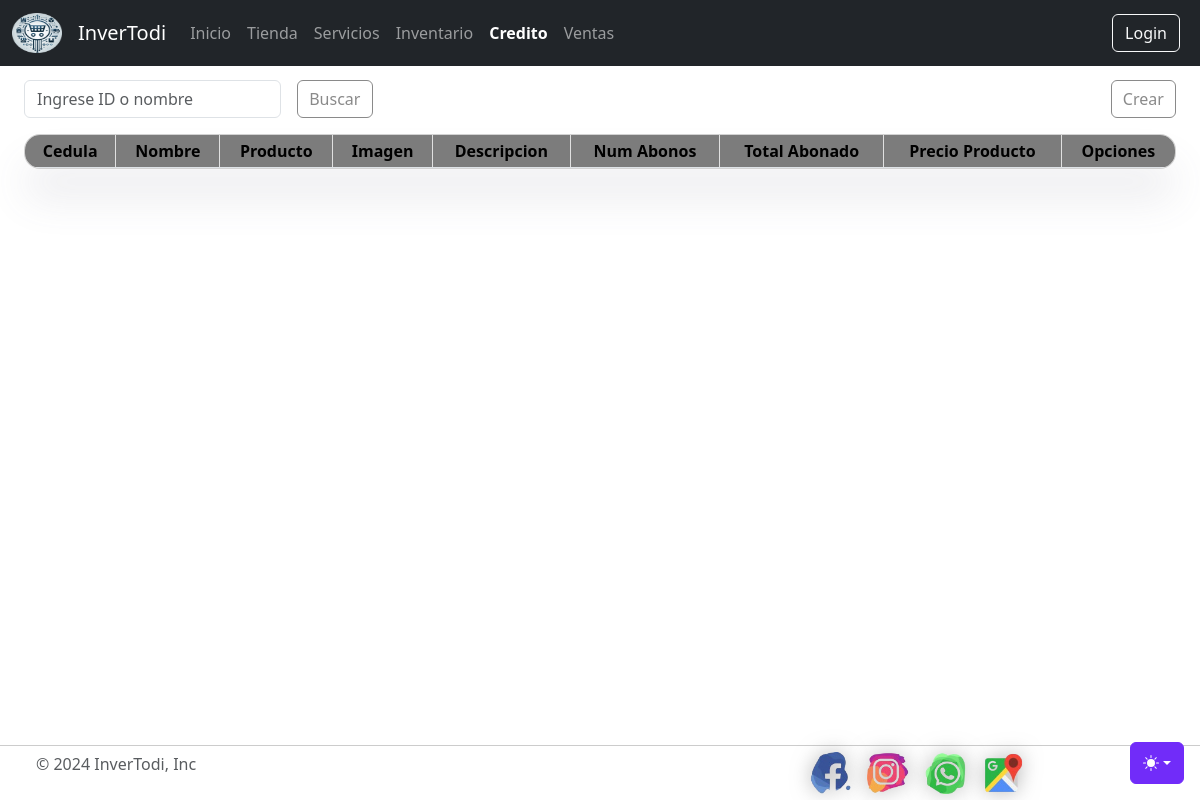
Page /credito/ on the earlier database version.
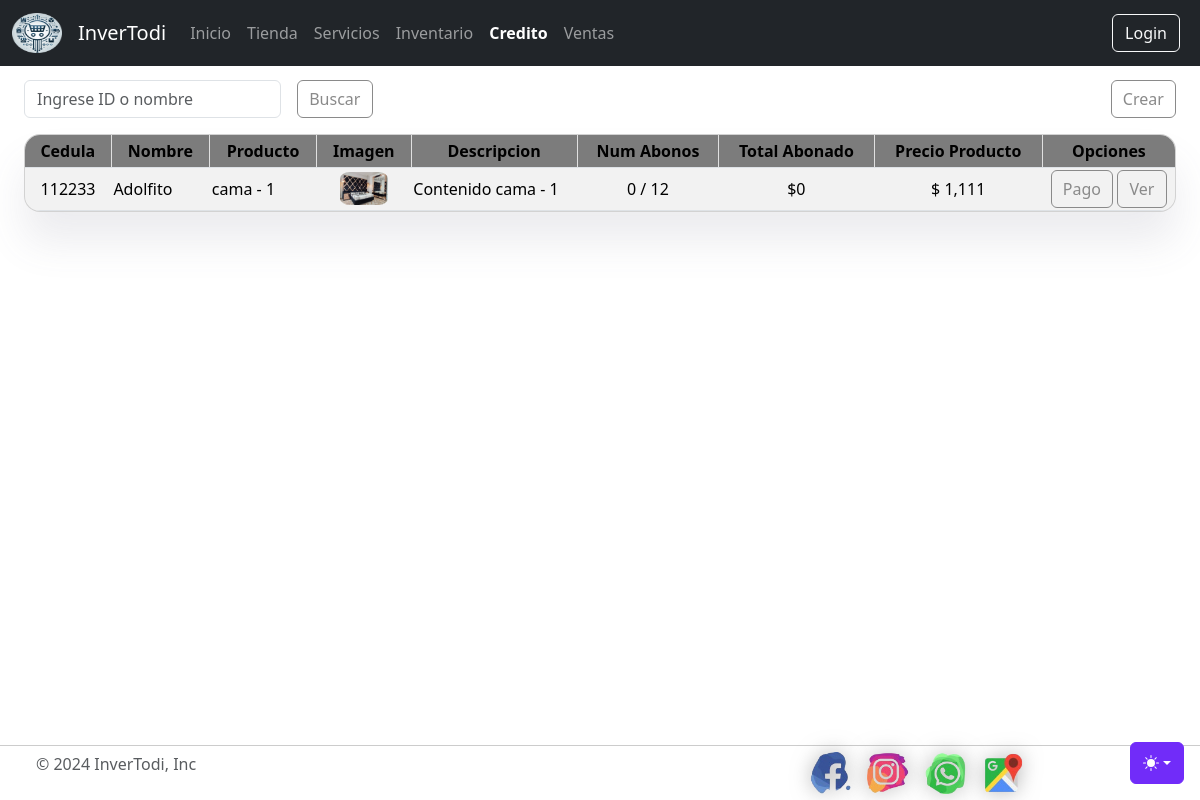
Same page on the later database version.
### credito/models.py (models this page shows, shortened)
class CrearCreadito(models.Model):
    nombre      = models.CharField(max_length=100)
    documento   = models.PositiveIntegerField()
    nPagos      = models.PositiveIntegerField()
    producto    = models.ForeignKey(productos, on_delete=models.DO_NOTHING, blank=True)
    metodoPago  = models.ManyToManyField(MetodoPago, blank=True)
    registroPago= models.JSONField(default=list)
    @property
    def num_abonos(self): # Calcula el número de abonos realizados
        return len(self.registroPago)
    @property
    def total_abonado(self): #Calcula el total de montos abonados
        total = sum(int(pago.get('cantidad', 0)) for pago in self.registroPago)
        return f"${total:,}"

### tienda/models.py (models this page shows)
class productos(models.Model):
    nombre          = models.CharField(max_length=50)
    imagen          = models.ImageField(upload_to='tienda', null=True, blank=True)
    categoria       = models.ManyToManyField(categoria, null=True, blank=True)
    contenido       = models.CharField(max_length=1000)
    precio          = models.PositiveIntegerField()
    cantidad        = models.PositiveSmallIntegerField()
    disponibilidad  = models.BooleanField(default=True)
    created         = models.DateTimeField(auto_now_add=True)
    updated         = models.DateTimeField(auto_now_add=True)
    def __str__(self):
        return self.nombre
    class Meta:
        verbose_name='producto'
        verbose_name_plural='productos'

### credito/views.py (the view)
# urls.py: path('', views.creditos, name="Creditos"),
def creditos(request):
    credito = CrearCreadito.objects.all()
    return render(request, "credito.html", {"clientes" : credito})

### credito/templates/credito.html (shortened to what this page needs)
{% extends "base.html" %}
{% load humanize %}
{% block content %}
  <div class="div-input-buton">
    <form method="GET" role="search" style="display: flex;">
      <input class="form-control" name="documento" type="search" placeholder="Ingrese ID o nombre" aria-label="Buscar">
      <div class="content-btn-buscar">
          <button class="btn button-round" type="submit">Buscar</button>
      </div>
    </form>
    <div>
      <a class="btn button-round" href="crear" >Crear</a>
    </div>
  </div>
  <div class="position-table">
    <div class="wrapper card">
      <table class="table table-striped" style="margin: 0;">
        <thead class="style-thead">
          <tr>
            <th>Cedula
              <span class="draggable" onmousedown="initResize(0)"></span>
            </th>
            <th class="line-left">Nombre
              <span class="draggable" onmousedown="initResize(1)"></span>
            </th>
            <th class="line-left">Producto
              <span class="draggable" onmousedown="initResize(2)"></span>
            </th>
            <th class="line-left">Imagen
              <span class="draggable" onmousedown="initResize(3)"></span>
            </th>
            <th class="line-left">Descripcion
              <span class="draggable" onmousedown="initResize(4)"></span>
            </th>
            <th class="line-left">Num Abonos
              <span class="draggable" onmousedown="initResize(5)"></span>
            </th>
            <th class="line-left">Total abonado
              <span class="draggable" onmousedown="initResize(6)"></span>
            </th>
            <th class="line-left">Precio Producto
              <span class="draggable" onmousedown="initResize(7)"></span>
            </th>
            <th class="line-left"> Opciones</th>
          </tr>
        </thead>
        <tbody>
          {% for cliente in clientes %}
            <tr>
              <td class="text-center">{{ cliente.documento }}</td>
              <td>{{ cliente.nombre }}</td>
              <td>
                {{ cliente.producto }}
              </td>
              <td class="text-center">
                <img class="img-table" src="{{ cliente.producto.imagen.url }}" width="50" alt="{{ cliente.producto.nombre }}">
              </td>
              <td>
                {{ cliente.producto.contenido }}
              </td>
              <td class="text-center">{{ cliente.num_abonos }} / {{cliente.nPagos}} </td>
              <td class="text-center">{{ cliente.total_abonado|intcomma }}</td>
              <td class="text-center">
                $ {{ cliente.producto.precio|intcomma }}
              </td>
              <td class="text-center">
                <a class="btn button-round btn-table" href="{% url 'abonar' cliente.id %}">Pago</a>
                <a class="btn button-round btn-table" href="{% url 'ver_registros' cliente.id %}">Ver</a>
              </td>
            </tr>
          {% endfor %}
        </tbody>
      </table>
    </div>
  </div>
{% endblock %}

Differences in the rows shown:
added CrearCreadito: documento "112233", nombre "Adolfito", producto "cama - 1", producto.imagen (picture), producto.contenido "Contenido cama - 1", num_abonos "0", nPagos "12", total_abonado "$0", producto.precio "1,111"
